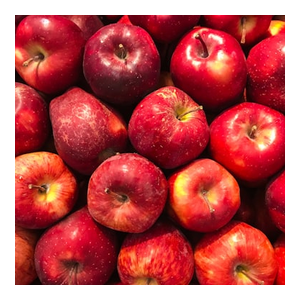
#> input picture images/apple.png, 300 x 300 px
$ python -i test_wikimedia_compliant.py   (imports and definitions only)
#> lines starting #> are read from the running program, lines starting #| are printed output that depends on the picture
import urllib.request, urllib.parse, json, time, io, os
from PIL import Image

HEADERS = {
    'User-Agent': 'BeyzaGroceryAppProject/1.0 (https://github.com/beyza; beyza@example.com) python-urllib'
}

def get_wikimedia_image(query):
    params = {
        'action': 'query',
        'generator': 'search',
        'gsrnamespace': '6',
        'gsrsearch': query,
        'gsrlimit': '3',
        'prop': 'imageinfo',
        'iiprop': 'url|mime',
        'format': 'json'
    }
    url = 'https://commons.wikimedia.org/w/api.php?' + urllib.parse.urlencode(params)
    req = urllib.request.Request(url, headers=HEADERS)
    try:
        with urllib.request.urlopen(req, timeout=10) as resp:
            data = json.loads(resp.read().decode('utf-8'))
            pages = data.get('query', {}).get('pages', {})
            for pid, p in pages.items():
                if 'imageinfo' in p and p['imageinfo']:
                    info = p['imageinfo'][0]
                    mime = info.get('mime', '')
                    if 'image/jpeg' in mime or 'image/png' in mime:
                        return info['url']
    except Exception as e:
        print(f"Search error for {query}: {e}")
    return None

def download_and_save(img_url, dest_path):
    req = urllib.request.Request(img_url, headers=HEADERS)
    try:
        with urllib.request.urlopen(req, timeout=15) as resp:
            data = resp.read()
        img = Image.open(io.BytesIO(data))
        if img.mode != 'RGB':
            img = img.convert('RGB')
        w, h = img.size
        min_dim = min(w, h)
        left = (w - min_dim) // 2
        top = (h - min_dim) // 2
        cropped = img.crop((left, top, left + min_dim, top + min_dim))
        resized = cropped.resize((600, 600), Image.Resampling.LANCZOS)
        resized.save(dest_path, 'PNG')
        print(f"SAVED: {dest_path}")
        return True
    except Exception as e:
        print(f"Download error {img_url}: {e}")
        return False

# Test for one
# [1 line that did not run here, left out]
# [1 line not run here, left out]

>>> import cv2
>>> picture = cv2.imread('../images/apple.png', cv2.IMREAD_GRAYSCALE)
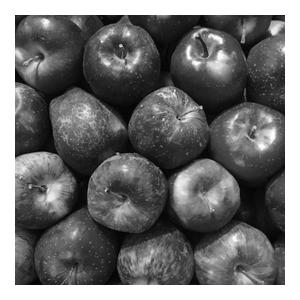
#> picture: shape (300, 300); min 1, max 255, mean 112.9
>>> result = download_and_save(picture, 'out.png')
#> (the run stopped early here; a loop or call above may not have finished)

$ run again, on images/ariel.png
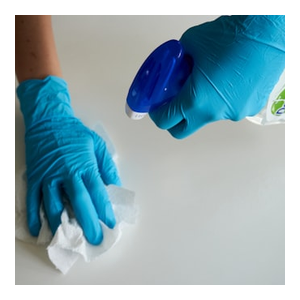
#> input picture images/ariel.png, 300 x 300 px
#> `picture = cv2.imread('../images/apple.png', cv2.IMREAD_GRAYSCALE)`:
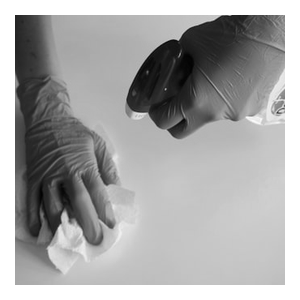
#> picture: shape (300, 300); min 1, max 255, mean 166.4

$ run again, on images/beef_cubes.png
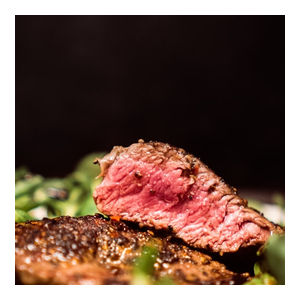
#> input picture images/beef_cubes.png, 300 x 300 px
#> `picture = cv2.imread('../images/apple.png', cv2.IMREAD_GRAYSCALE)`:
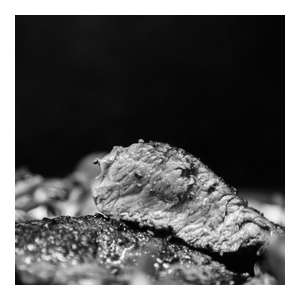
#> picture: shape (300, 300); min 0, max 255, mean 96
